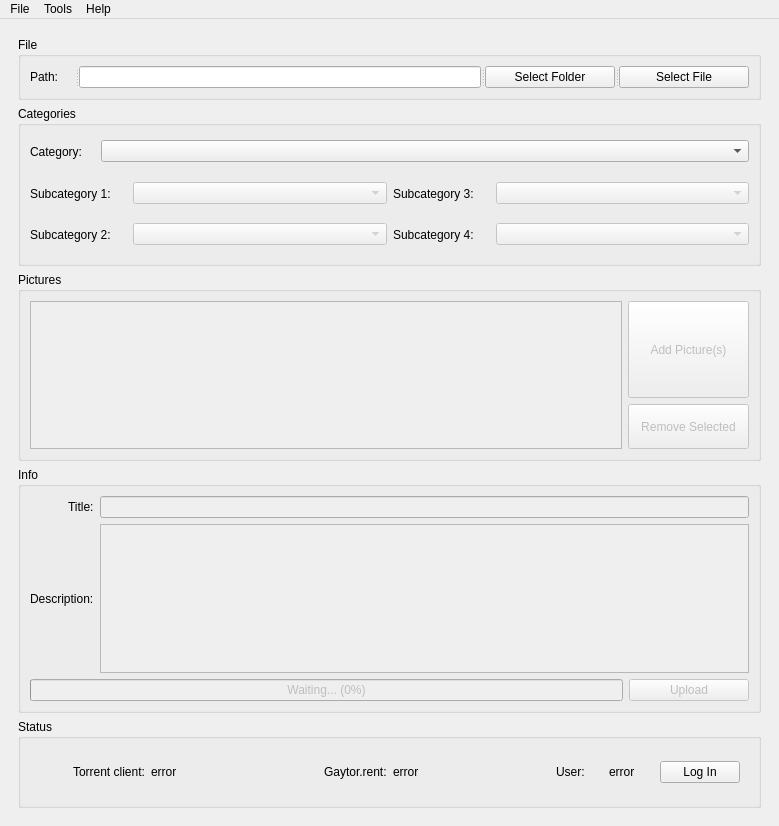
<?xml version="1.0" encoding="UTF-8"?>
<ui version="4.0">
 <class>MainWindow</class>
 <widget class="QMainWindow" name="MainWindow">
  <property name="geometry">
   <rect>
    <x>0</x>
    <y>0</y>
    <width>779</width>
    <height>826</height>
   </rect>
  </property>
  <property name="minimumSize">
   <size>
    <width>0</width>
    <height>0</height>
   </size>
  </property>
  <property name="windowTitle">
   <string>GayTor.rent Upload Utility</string>
  </property>
  <property name="windowIcon">
   <iconset>
    <normaloff>guu.png</normaloff>guu.png</iconset>
  </property>
  <widget class="QWidget" name="centralwidget">
   <property name="minimumSize">
    <size>
     <width>627</width>
     <height>729</height>
    </size>
   </property>
   <layout class="QVBoxLayout" name="verticalLayout">
    <item>
     <widget class="QWidget" name="guu" native="true">
      <property name="minimumSize">
       <size>
        <width>0</width>
        <height>0</height>
       </size>
      </property>
      <layout class="QVBoxLayout" name="verticalLayout_5">
       <item>
        <widget class="QGroupBox" name="fileBox">
         <property name="minimumSize">
          <size>
           <width>0</width>
           <height>0</height>
          </size>
         </property>
         <property name="maximumSize">
          <size>
           <width>16777215</width>
           <height>16777215</height>
          </size>
         </property>
         <property name="title">
          <string>File</string>
         </property>
         <layout class="QHBoxLayout" name="horizontalLayout_2">
          <item>
           <widget class="QSplitter" name="splitter">
            <property name="orientation">
             <enum>Qt::Horizontal</enum>
            </property>
            <widget class="QLabel" name="pathLabel">
             <property name="minimumSize">
              <size>
               <width>0</width>
               <height>0</height>
              </size>
             </property>
             <property name="maximumSize">
              <size>
               <width>45</width>
               <height>16777215</height>
              </size>
             </property>
             <property name="text">
              <string>Path:</string>
             </property>
            </widget>
            <widget class="QLineEdit" name="path"/>
            <widget class="QPushButton" name="fldrSelBtn">
             <property name="maximumSize">
              <size>
               <width>130</width>
               <height>16777215</height>
              </size>
             </property>
             <property name="text">
              <string>Select Folder</string>
             </property>
            </widget>
            <widget class="QPushButton" name="fileSelBtn">
             <property name="maximumSize">
              <size>
               <width>130</width>
               <height>16777215</height>
              </size>
             </property>
             <property name="text">
              <string>Select File</string>
             </property>
            </widget>
           </widget>
          </item>
         </layout>
        </widget>
       </item>
       <item>
        <widget class="QGroupBox" name="categoriesBox">
         <property name="minimumSize">
          <size>
           <width>0</width>
           <height>160</height>
          </size>
         </property>
         <property name="maximumSize">
          <size>
           <width>16777215</width>
           <height>165</height>
          </size>
         </property>
         <property name="title">
          <string>Categories</string>
         </property>
         <layout class="QVBoxLayout" name="verticalLayout_4">
          <item>
           <widget class="QWidget" name="catWidget1" native="true">
            <property name="maximumSize">
             <size>
              <width>16777215</width>
              <height>40</height>
             </size>
            </property>
            <layout class="QHBoxLayout" name="horizontalLayout">
             <property name="leftMargin">
              <number>0</number>
             </property>
             <property name="topMargin">
              <number>0</number>
             </property>
             <property name="rightMargin">
              <number>0</number>
             </property>
             <property name="bottomMargin">
              <number>0</number>
             </property>
             <item>
              <widget class="QLabel" name="catLabel">
               <property name="minimumSize">
                <size>
                 <width>65</width>
                 <height>31</height>
                </size>
               </property>
               <property name="maximumSize">
                <size>
                 <width>65</width>
                 <height>31</height>
                </size>
               </property>
               <property name="text">
                <string>Category:</string>
               </property>
              </widget>
             </item>
             <item>
              <widget class="QComboBox" name="category">
               <property name="minimumSize">
                <size>
                 <width>0</width>
                 <height>0</height>
                </size>
               </property>
              </widget>
             </item>
            </layout>
           </widget>
          </item>
          <item>
           <widget class="QWidget" name="catWidget2" native="true">
            <property name="minimumSize">
             <size>
              <width>0</width>
              <height>80</height>
             </size>
            </property>
            <layout class="QGridLayout" name="gridLayout">
             <property name="leftMargin">
              <number>0</number>
             </property>
             <property name="topMargin">
              <number>0</number>
             </property>
             <property name="rightMargin">
              <number>0</number>
             </property>
             <property name="bottomMargin">
              <number>0</number>
             </property>
             <item row="0" column="0">
              <widget class="QLabel" name="sc1Label">
               <property name="minimumSize">
                <size>
                 <width>97</width>
                 <height>31</height>
                </size>
               </property>
               <property name="maximumSize">
                <size>
                 <width>97</width>
                 <height>31</height>
                </size>
               </property>
               <property name="text">
                <string>Subcategory 1:</string>
               </property>
              </widget>
             </item>
             <item row="0" column="1">
              <widget class="QComboBox" name="subcategory1">
               <property name="enabled">
                <bool>false</bool>
               </property>
               <property name="minimumSize">
                <size>
                 <width>0</width>
                 <height>0</height>
                </size>
               </property>
              </widget>
             </item>
             <item row="0" column="2">
              <widget class="QLabel" name="sc3Label">
               <property name="minimumSize">
                <size>
                 <width>97</width>
                 <height>31</height>
                </size>
               </property>
               <property name="maximumSize">
                <size>
                 <width>97</width>
                 <height>31</height>
                </size>
               </property>
               <property name="text">
                <string>Subcategory 3:</string>
               </property>
              </widget>
             </item>
             <item row="0" column="3">
              <widget class="QComboBox" name="subcategory3">
               <property name="enabled">
                <bool>false</bool>
               </property>
               <property name="minimumSize">
                <size>
                 <width>0</width>
                 <height>0</height>
                </size>
               </property>
              </widget>
             </item>
             <item row="1" column="0">
              <widget class="QLabel" name="sc2Label">
               <property name="minimumSize">
                <size>
                 <width>97</width>
                 <height>31</height>
                </size>
               </property>
               <property name="maximumSize">
                <size>
                 <width>97</width>
                 <height>31</height>
                </size>
               </property>
               <property name="text">
                <string>Subcategory 2:</string>
               </property>
              </widget>
             </item>
             <item row="1" column="1">
              <widget class="QComboBox" name="subcategory2">
               <property name="enabled">
                <bool>false</bool>
               </property>
               <property name="minimumSize">
                <size>
                 <width>0</width>
                 <height>0</height>
                </size>
               </property>
              </widget>
             </item>
             <item row="1" column="2">
              <widget class="QLabel" name="sc4Label">
               <property name="minimumSize">
                <size>
                 <width>97</width>
                 <height>31</height>
                </size>
               </property>
               <property name="maximumSize">
                <size>
                 <width>97</width>
                 <height>31</height>
                </size>
               </property>
               <property name="text">
                <string>Subcategory 4:</string>
               </property>
              </widget>
             </item>
             <item row="1" column="3">
              <widget class="QComboBox" name="subcategory4">
               <property name="enabled">
                <bool>false</bool>
               </property>
               <property name="minimumSize">
                <size>
                 <width>0</width>
                 <height>0</height>
                </size>
               </property>
              </widget>
             </item>
            </layout>
           </widget>
          </item>
         </layout>
        </widget>
       </item>
       <item>
        <widget class="QGroupBox" name="picturesBox">
         <property name="minimumSize">
          <size>
           <width>0</width>
           <height>144</height>
          </size>
         </property>
         <property name="title">
          <string>Pictures</string>
         </property>
         <layout class="QHBoxLayout" name="horizontalLayout_3">
          <item>
           <widget class="QListWidget" name="picTable">
            <property name="enabled">
             <bool>false</bool>
            </property>
            <property name="dragEnabled">
             <bool>true</bool>
            </property>
            <property name="dragDropMode">
             <enum>QAbstractItemView::DragDrop</enum>
            </property>
            <property name="selectionMode">
             <enum>QAbstractItemView::MultiSelection</enum>
            </property>
            <property name="selectionBehavior">
             <enum>QAbstractItemView::SelectRows</enum>
            </property>
            <property name="spacing">
             <number>2</number>
            </property>
            <property name="selectionRectVisible">
             <bool>true</bool>
            </property>
           </widget>
          </item>
          <item>
           <widget class="QWidget" name="picWidget" native="true">
            <property name="minimumSize">
             <size>
              <width>121</width>
              <height>103</height>
             </size>
            </property>
            <layout class="QVBoxLayout" name="verticalLayout_2">
             <property name="leftMargin">
              <number>0</number>
             </property>
             <property name="topMargin">
              <number>0</number>
             </property>
             <property name="rightMargin">
              <number>0</number>
             </property>
             <property name="bottomMargin">
              <number>0</number>
             </property>
             <item>
              <widget class="QPushButton" name="addPicBtn">
               <property name="enabled">
                <bool>false</bool>
               </property>
               <property name="sizePolicy">
                <sizepolicy hsizetype="Minimum" vsizetype="MinimumExpanding">
                 <horstretch>0</horstretch>
                 <verstretch>0</verstretch>
                </sizepolicy>
               </property>
               <property name="minimumSize">
                <size>
                 <width>120</width>
                 <height>60</height>
                </size>
               </property>
               <property name="maximumSize">
                <size>
                 <width>16777215</width>
                 <height>16777215</height>
                </size>
               </property>
               <property name="sizeIncrement">
                <size>
                 <width>2</width>
                 <height>1</height>
                </size>
               </property>
               <property name="text">
                <string>Add Picture(s)</string>
               </property>
              </widget>
             </item>
             <item>
              <widget class="QPushButton" name="rmPicBtn">
               <property name="enabled">
                <bool>false</bool>
               </property>
               <property name="sizePolicy">
                <sizepolicy hsizetype="Minimum" vsizetype="Minimum">
                 <horstretch>0</horstretch>
                 <verstretch>0</verstretch>
                </sizepolicy>
               </property>
               <property name="minimumSize">
                <size>
                 <width>120</width>
                 <height>45</height>
                </size>
               </property>
               <property name="sizeIncrement">
                <size>
                 <width>1</width>
                 <height>1</height>
                </size>
               </property>
               <property name="text">
                <string>Remove Selected</string>
               </property>
              </widget>
             </item>
            </layout>
           </widget>
          </item>
         </layout>
        </widget>
       </item>
       <item>
        <widget class="QGroupBox" name="infoBox">
         <property name="minimumSize">
          <size>
           <width>0</width>
           <height>210</height>
          </size>
         </property>
         <property name="maximumSize">
          <size>
           <width>16777215</width>
           <height>16777215</height>
          </size>
         </property>
         <property name="title">
          <string>Info</string>
         </property>
         <layout class="QVBoxLayout" name="verticalLayout_3">
          <item>
           <widget class="QWidget" name="widget" native="true">
            <layout class="QGridLayout" name="gridLayout_2">
             <property name="leftMargin">
              <number>0</number>
             </property>
             <property name="topMargin">
              <number>0</number>
             </property>
             <property name="rightMargin">
              <number>0</number>
             </property>
             <property name="bottomMargin">
              <number>0</number>
             </property>
             <item row="2" column="0" alignment="Qt::AlignRight">
              <widget class="QLabel" name="descLabel">
               <property name="text">
                <string>Description:</string>
               </property>
              </widget>
             </item>
             <item row="2" column="1">
              <widget class="QPlainTextEdit" name="description">
               <property name="enabled">
                <bool>false</bool>
               </property>
               <property name="maximumSize">
                <size>
                 <width>16777215</width>
                 <height>16777215</height>
                </size>
               </property>
              </widget>
             </item>
             <item row="1" column="1">
              <widget class="QLineEdit" name="title">
               <property name="enabled">
                <bool>false</bool>
               </property>
              </widget>
             </item>
             <item row="1" column="0" alignment="Qt::AlignRight">
              <widget class="QLabel" name="titleLabel">
               <property name="text">
                <string>Title:</string>
               </property>
              </widget>
             </item>
            </layout>
           </widget>
          </item>
          <item>
           <widget class="QWidget" name="widget_5" native="true">
            <property name="minimumSize">
             <size>
              <width>0</width>
              <height>0</height>
             </size>
            </property>
            <layout class="QHBoxLayout" name="horizontalLayout_8">
             <property name="leftMargin">
              <number>0</number>
             </property>
             <property name="topMargin">
              <number>0</number>
             </property>
             <property name="rightMargin">
              <number>0</number>
             </property>
             <property name="bottomMargin">
              <number>0</number>
             </property>
             <item>
              <widget class="QProgressBar" name="uploadStatus">
               <property name="enabled">
                <bool>false</bool>
               </property>
               <property name="maximum">
                <number>7</number>
               </property>
               <property name="value">
                <number>0</number>
               </property>
               <property name="format">
                <string>Waiting... (%p%)</string>
               </property>
              </widget>
             </item>
             <item>
              <widget class="QPushButton" name="uploadBtn">
               <property name="enabled">
                <bool>false</bool>
               </property>
               <property name="minimumSize">
                <size>
                 <width>120</width>
                 <height>0</height>
                </size>
               </property>
               <property name="text">
                <string>Upload</string>
               </property>
              </widget>
             </item>
            </layout>
           </widget>
          </item>
         </layout>
        </widget>
       </item>
       <item>
        <widget class="QGroupBox" name="statusBox">
         <property name="minimumSize">
          <size>
           <width>0</width>
           <height>89</height>
          </size>
         </property>
         <property name="title">
          <string>Status</string>
         </property>
         <layout class="QHBoxLayout" name="horizontalLayout_7">
          <item>
           <widget class="QWidget" name="widget_2" native="true">
            <layout class="QHBoxLayout" name="horizontalLayout_6">
             <item alignment="Qt::AlignRight">
              <widget class="QLabel" name="statusLabel1">
               <property name="text">
                <string>Torrent client:</string>
               </property>
              </widget>
             </item>
             <item alignment="Qt::AlignLeft">
              <widget class="QLabel" name="statusLabel2">
               <property name="styleSheet">
                <string notr="true"/>
               </property>
               <property name="text">
                <string>error</string>
               </property>
              </widget>
             </item>
            </layout>
           </widget>
          </item>
          <item>
           <widget class="QWidget" name="widget_3" native="true">
            <layout class="QHBoxLayout" name="horizontalLayout_5">
             <item alignment="Qt::AlignRight">
              <widget class="QLabel" name="statusLabel3">
               <property name="text">
                <string>Gaytor.rent:</string>
               </property>
              </widget>
             </item>
             <item alignment="Qt::AlignLeft">
              <widget class="QLabel" name="statusLabel4">
               <property name="text">
                <string>error</string>
               </property>
              </widget>
             </item>
            </layout>
           </widget>
          </item>
          <item>
           <widget class="QWidget" name="widget_4" native="true">
            <layout class="QHBoxLayout" name="horizontalLayout_4">
             <item alignment="Qt::AlignRight">
              <widget class="QLabel" name="statusLabel5">
               <property name="text">
                <string>User:</string>
               </property>
              </widget>
             </item>
             <item alignment="Qt::AlignHCenter">
              <widget class="QLabel" name="statusLabel6">
               <property name="text">
                <string>error</string>
               </property>
              </widget>
             </item>
             <item alignment="Qt::AlignLeft">
              <widget class="QPushButton" name="loginBtn">
               <property name="text">
                <string>Log In</string>
               </property>
              </widget>
             </item>
            </layout>
           </widget>
          </item>
         </layout>
        </widget>
       </item>
      </layout>
     </widget>
    </item>
   </layout>
  </widget>
  <widget class="QMenuBar" name="menubar">
   <property name="geometry">
    <rect>
     <x>0</x>
     <y>0</y>
     <width>779</width>
     <height>21</height>
    </rect>
   </property>
   <widget class="QMenu" name="menuFile">
    <property name="title">
     <string>File</string>
    </property>
    <addaction name="actionNew"/>
    <addaction name="actionSave"/>
    <addaction name="actionOpen"/>
    <addaction name="separator"/>
    <addaction name="actionExit"/>
   </widget>
   <widget class="QMenu" name="menuTools">
    <property name="title">
     <string>Tools</string>
    </property>
    <addaction name="separator"/>
    <addaction name="actionOpen_WebUI"/>
    <addaction name="actionReload_categories"/>
    <addaction name="separator"/>
    <addaction name="actionPreferences"/>
   </widget>
   <widget class="QMenu" name="menuHelp">
    <property name="title">
     <string>Help</string>
    </property>
    <addaction name="actionAbout"/>
   </widget>
   <addaction name="menuFile"/>
   <addaction name="menuTools"/>
   <addaction name="menuHelp"/>
  </widget>
  <action name="actionNew">
   <property name="text">
    <string>New</string>
   </property>
   <property name="shortcut">
    <string>Ctrl+N</string>
   </property>
  </action>
  <action name="actionSave">
   <property name="text">
    <string>Save</string>
   </property>
   <property name="shortcut">
    <string>Ctrl+S</string>
   </property>
  </action>
  <action name="actionOpen">
   <property name="text">
    <string>Open</string>
   </property>
   <property name="shortcut">
    <string>Ctrl+O</string>
   </property>
  </action>
  <action name="actionOpen_WebUI">
   <property name="text">
    <string>Open client WebUI</string>
   </property>
  </action>
  <action name="actionReload_categories">
   <property name="text">
    <string>Reload categories</string>
   </property>
  </action>
  <action name="actionPreferences">
   <property name="text">
    <string>Preferences</string>
   </property>
   <property name="shortcut">
    <string>Ctrl+P</string>
   </property>
  </action>
  <action name="actionAbout">
   <property name="text">
    <string>About</string>
   </property>
  </action>
  <action name="actionExit">
   <property name="text">
    <string>Exit</string>
   </property>
   <property name="shortcut">
    <string>Ctrl+W</string>
   </property>
  </action>
 </widget>
 <resources/>
 <connections/>
</ui>
